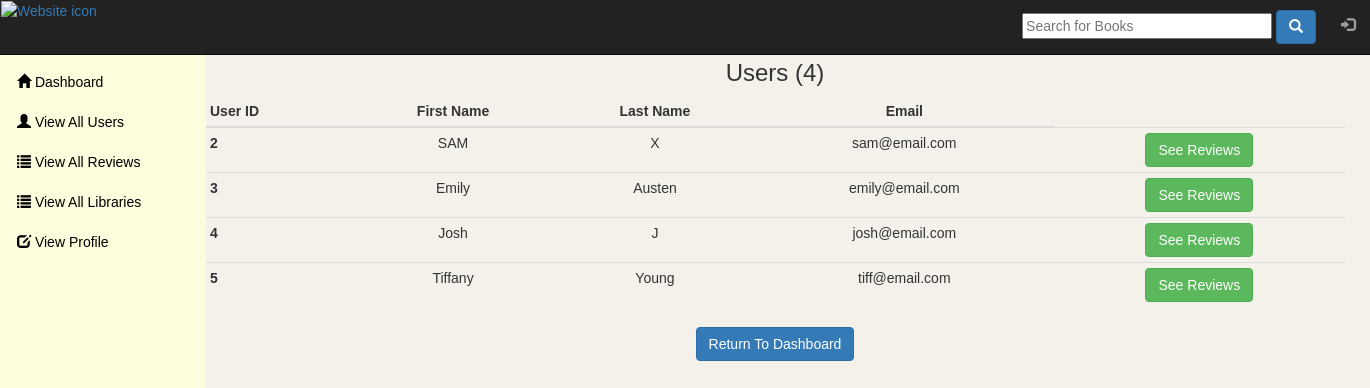
The app's page /admin-user_info.php (signed in) with its own data.
### tables this page shows
CREATE TABLE `user` (
  `user_id` int(11) NOT NULL,
  `fname` varchar(50) NOT NULL,
  `lname` varchar(50) NOT NULL,
  `email` varchar(50) NOT NULL,
  `password` varchar(255) NOT NULL,
  `user_type` varchar(10) NOT NULL DEFAULT 'user'
);

### admin-user_info.php (the view, shortened to what this page needs)
<?php
	include 'database.php';
	include 'header.php';
	$user_results= mysqli_query($conn,"SELECT * FROM user where user_type='user'");
?>
<!DOCTYPE html>
<html lang="en">
<head>
</head>
<body style="background-color:#F4F1EA;">
	<div class="card" style="text-align:center;">
		<div class="container">
			<h3>Users (<?php echo $user_results->num_rows; ?>)</h3>
			<table class="table table-condensed">
				<thead>
					<tr>
						<th scope="col">User ID</th>
						<th scope="col"  style="text-align:center;">First Name</th>
						<th scope="col"  style="text-align:center;">Last Name</th>
						<th scope="col"  style="text-align:center;">Email</th>
					</tr>
				</thead>
				<tbody>
					<?php if ($user_results->num_rows > 0): ?>
						<?php while($array=mysqli_fetch_row($user_results)): ?>
							<tr>
								<th><?php echo $array[0];?></th>
								<td><?php echo $array[1];?></td>
								<td><?php echo $array[2];?></td>
								<td><?php echo $array[3];?></td>
								<td><a href= "admin-view_user_review.php?id=<?php echo $array[0]; ?> ">
								<button type="button" class="btn btn-success">See Reviews</button></a>
							</tr>
						<?php endwhile; ?>
					<?php else: ?>
							<tr>
								<td colspan="3" rowspan="1" headers="">No User Data Found</td>
							</tr>
					<?php endif; ?>
				</tbody>
			</table>
			<a href="admin_dashboard.php"><button type="button" class="btn btn-primary">Return To Dashboard</button></a>
		</div>
	</div>
</body>
</html>

### header.php (style rules this page uses)
* { font-family: "Verdana", sans-serif; }
body { margin-left: 90px; width:80%; }
.card { margin-left:80px; }
h3 { text-align:center; }
table { width:80%; text-align:center; float:right; overflow-x:auto; }

### admin-user_info.php (style rules this page uses)
.container { margin-left:2rem; }

### records on screen
user: user_id "2", fname "SAM", lname "X", email "sam@email.com"
user: user_id "3", fname "Emily", lname "Austen", email "emily@email.com"
user: user_id "4", fname "Josh", lname "J", email "josh@email.com"
user: user_id "5", fname "Tiffany", lname "Young", email "tiff@email.com"

### other values on screen
$user_results->num_rows "4"
